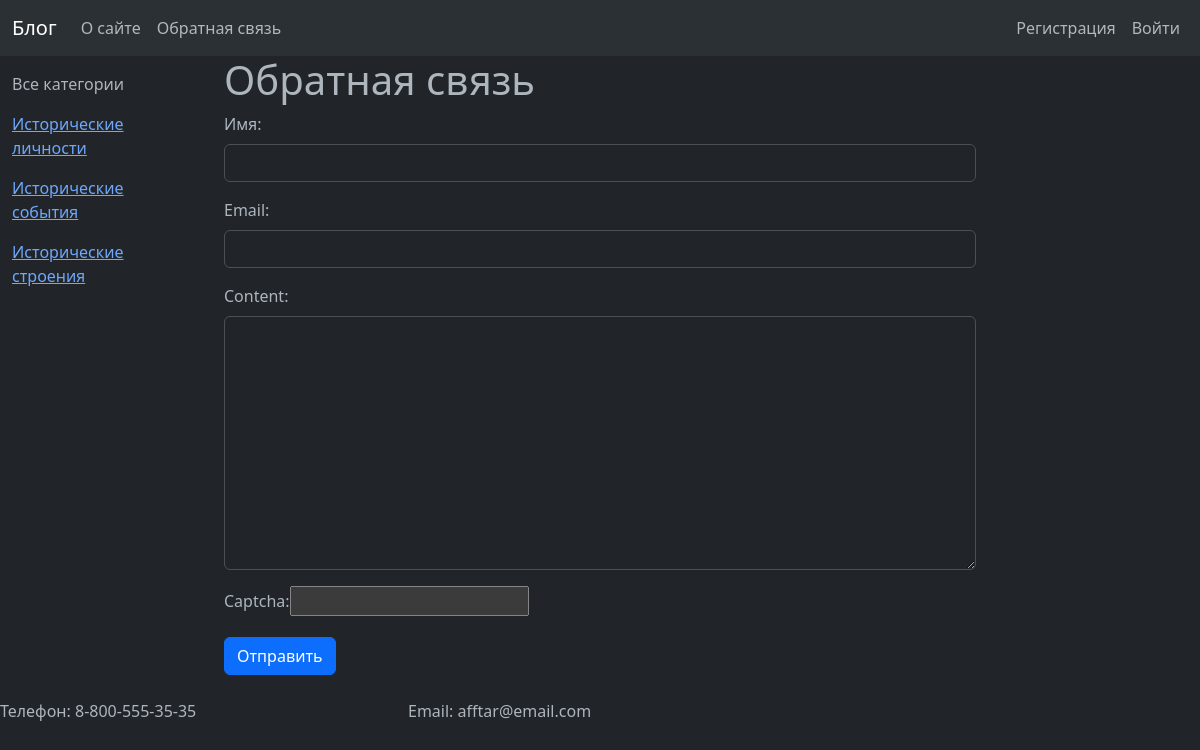
Page /contact/ on the committed database.
### blog/models.py (models this page shows, shortened)
class Category(models.Model):
    name = models.CharField(max_length=100, db_index=True, verbose_name='Категория')
    slug = models.SlugField(max_length=255, unique=True, db_index=True, verbose_name='URL')
    def get_absolute_url(self):
        return reverse('category', kwargs={'cat_slug': self.slug})
    class Meta:
        verbose_name = 'Категория'
        verbose_name_plural = 'Категории'
        ordering = ('id',)

### blog/views.py (the view, shortened to what this page needs)
# urls.py: path('contact/', ContactFormView.as_view(), name='contact'),
class ContactFormView(DataMixin, FormView):
    form_class = ContactForm
    template_name = 'blog/contact.html'
    success_url = reverse_lazy('home')
    def get_context_data(self, *, object_list=None, **kwargs):
        context = super().get_context_data(**kwargs)
        c_def = self.get_user_context(title='Обратная связь')
        return dict(list(context.items()) + list(c_def.items()))

### blog/forms.py
class ContactForm(forms.Form):
    name = forms.CharField(label='Имя', max_length=255, widget=forms.TextInput(attrs={'class': 'form-control'}))
    email = forms.EmailField(label='Email', widget=forms.TextInput(attrs={'class': 'form-control'}))
    content = forms.CharField(widget=forms.Textarea(attrs={'cols': 60, 'rows': 10, 'class': 'form-control'}))
    captcha = CaptchaField()

### blog/utils.py (called while the page is built)
    def get_user_context(self, **kwargs):
        context = kwargs
        cats = cache.get('cats')
        if not cats:
            cats = Category.objects.annotate(Count('blog'))
            cache.set('cats', cats, 60)
        user_menu = menu.copy()
        if not self.request.user.is_authenticated:
            user_menu.pop(1)
        context['menu'] = user_menu
        context['cats'] = cats
        if 'cat_selected' not in context:
            context['cat_selected'] = 0
        return context

### blog/templates/blog/contact.html (shortened to what this page needs)
{% extends 'blog/base.html' %}
{% block content %}
<h1>{{title}}</h1>
<form method="post">
{% for f in form %}
<p><label class="form-label" for="{{ f.id_for_label }}">{{f.label}}: </label>{{ f }}</p>
{% endfor %}
    <button type="submit" class="btn btn-primary">Отправить</button>
</form>
<p>{% endblock %}

### blog/templates/blog/base.html (shortened to what this page needs)
<!DOCTYPE html>
{% load static %}
{% load blog_tags %}
<html data-bs-theme="dark" lang="en">
<head>
    <link type="text/css" href="{% static 'blog/css/styles.css' %}" rel="stylesheet" />
</head>
<header>
{% block mainmenu %}
<nav class="navbar navbar-expand-lg bg-body-tertiary" data-bs-theme="dark">
  <div class="container-fluid">
    <a class="navbar-brand" href="/">Блог</a>
    <div class="collapse navbar-collapse" id="navbarSupportedContent">
        <ul class="navbar-nav me-auto mb-2 mb-lg-0">
          {% for m in menu %}
            <li class="nav-item">
                <a class="nav-link" href="{% url m.url_name %}">{{ m.title }}</a>
            </li>
          {% endfor %}
            </ul>
            <ul class="navbar-nav mb-2 mb-lg-0">
            {% if request.user.is_authenticated %}
            <li class="nav-item">
              <a class="nav-link" href="{% url 'userpage' %}">{{user.username}}</a>
            </li>
            <li class="nav-item">
              <a class="nav-link" href="{% url 'logout' %}">Выйти</a>
            </li>
            {% else %}
            <li class="nav-item">
                <a class="nav-link" href="{% url 'register' %}">Регистрация</a>
            </li>
            <li>
                <a class="nav-link" href="{% url 'login' %}">Войти</a>
            </li>
          {% endif %}
        </ul>
    </div>
  </div>
</nav>
{% endblock mainmenu %}
</header>
<body>
<div class="container-fluid ">
  <div class="row align-items-start">
      {% block sidebar %}
      <div class="col-2">
        <aside class="bd-sidebar">
            <div class="offcanvas-lg offcanvas-start" tabindex="-1" id="bdSidebar" aria-labelledby="bdSidebarOffcanvasLabel">
               <div class="offcanvas-body">
                <nav class="bd-links w-100" id="bd-docs-nav" aria-label="Docs navigation">
                <ul class="bd-links-nav list-unstyled mb-0 pb-3 pb-md-2 pe-lg-2">
                {% if cat_selected == 0 %}
                   <li class="selected">Все категории</li>
                {% else %}
                   <li><a href="{% url 'home' %}" class="bd-links-link d-inline-block rounded">Все категории</a></li>
                {% endif %}
                {% for c in cats %}
                  {% if c.blog__count > 0 %}
                      {% if c.pk == cat_selected %}
                        <li class="bd-links-link d-inline-block rounded">{{c.name}}</li>
                      {% else %}
                        <li><a href="{{ c.get_absolute_url }}" class="bd-links-link d-inline-block rounded">{{c.name}}</a></li>
                      {% endif %}
                  {% endif %}
                {% endfor %}
                </ul>
                </nav>
               </div>
           </div>
        </aside>
        {% endblock sidebar %}
      </div>
      <div class="col-8">
	    <div class="container-fluid">
            {% block content %}
            {% endblock %}
	    </div>
      </div>
  </div>
</div>
</body>
<footer class="bd-footer py-2 y-md-3 mt-35 bg-body-tertiar">
    <div class="row">
  <div class="col-4">
    <a class="navbar-brand" href="#">Телефон: 8-800-555-35-35</a>
  </div>
  <div class="col">
    <a class="navbar-brand" href="#">Email: afftar@email.com</a>
  </div>
        </div>
</footer>
</html>

### rows in the picture
Category: name "Исторические личности"
Category: name "Исторические события"
Category: name "Исторические строения"

### other values in the picture
{{ m.title }} "О сайте" "Обратная связь"
{{ title }} "Обратная связь"
{{ f.label }} "Имя" "Email" "Content" "Captcha"
